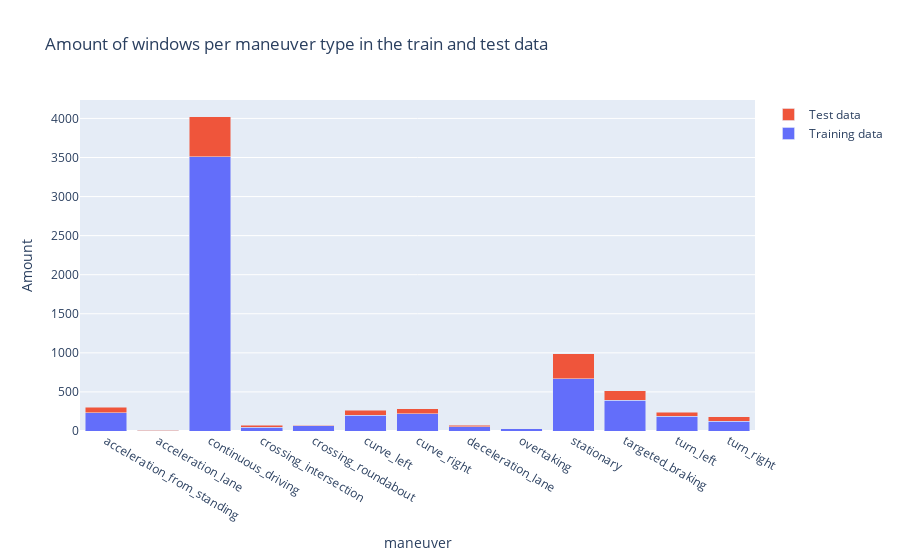

The notebook cell this image was saved under:
### Markdown cell above
#### Dropping rare maneuvers and balancing classes with preprocessing.remove_maneuvers

To examine how many individual driving maneuvers were recorded per maneuver type, the following plot can be considered. It turns out that some maneuvers, such as overtaking or crossing an intersection, occurred in too few cases overall. Therefore these maneuvers should be excluded. By using preprocessing.remove_maneuvers we can drop maneuvers completely or apply undersampling to balance the class distributions within both our test and training data.

### Code cell
fig = go.Figure(data=[
    go.Bar(name='Training data', x=np.unique(y_train), y=np.unique(y_train, return_counts=True)[1]),
    go.Bar(name='Test data', x=np.unique(y_test), y=np.unique(y_test, return_counts=True)[1])
])

fig.update_layout(barmode='stack', title="Amount of windows per maneuver type in the train and test data")
fig.update_xaxes(title_text='maneuver')
fig.update_yaxes(title_text='Amount')
fig.show()

### Figure 1 — Plotly figure (JSON) as saved in the notebook; plotly's stock layout.template omitted (floating-point values rounded to 4 significant figures)
{"data": [{"name": "Training data", "type": "bar", "x": ["acceleration_from_standing", "acceleration_lane", "continuous_driving", "crossing_intersection", "crossing_roundabout", "curve_left", "curve_right", "deceleration_lane", "overtaking", "stationary", "targeted_braking", "turn_left", "turn_right"], "y": [233, 3, 3512, 49, 65, 204, 218, 54, 27, 670, 391, 191, 128]}, {"name": "Test data", "type": "bar", "x": ["acceleration_from_standing", "acceleration_lane", "continuous_driving", "crossing_intersection", "crossing_roundabout", "curve_left", "curve_right", "deceleration_lane", "overtaking", "stationary", "targeted_braking", "turn_left", "turn_right"], "y": [69, 9, 512, 23, 11, 64, 66, 22, 5, 317, 121, 50, 56]}], "layout": {"autosize": true, "barmode": "stack", "title": {"text": "Amount of windows per maneuver type in the train and test data"}, "xaxis": {"autorange": true, "range": [-0.5, 12.5], "title": {"text": "maneuver"}, "type": "category"}, "yaxis": {"autorange": true, "range": [0, 4236.0], "title": {"text": "Amount"}, "type": "linear"}}}
